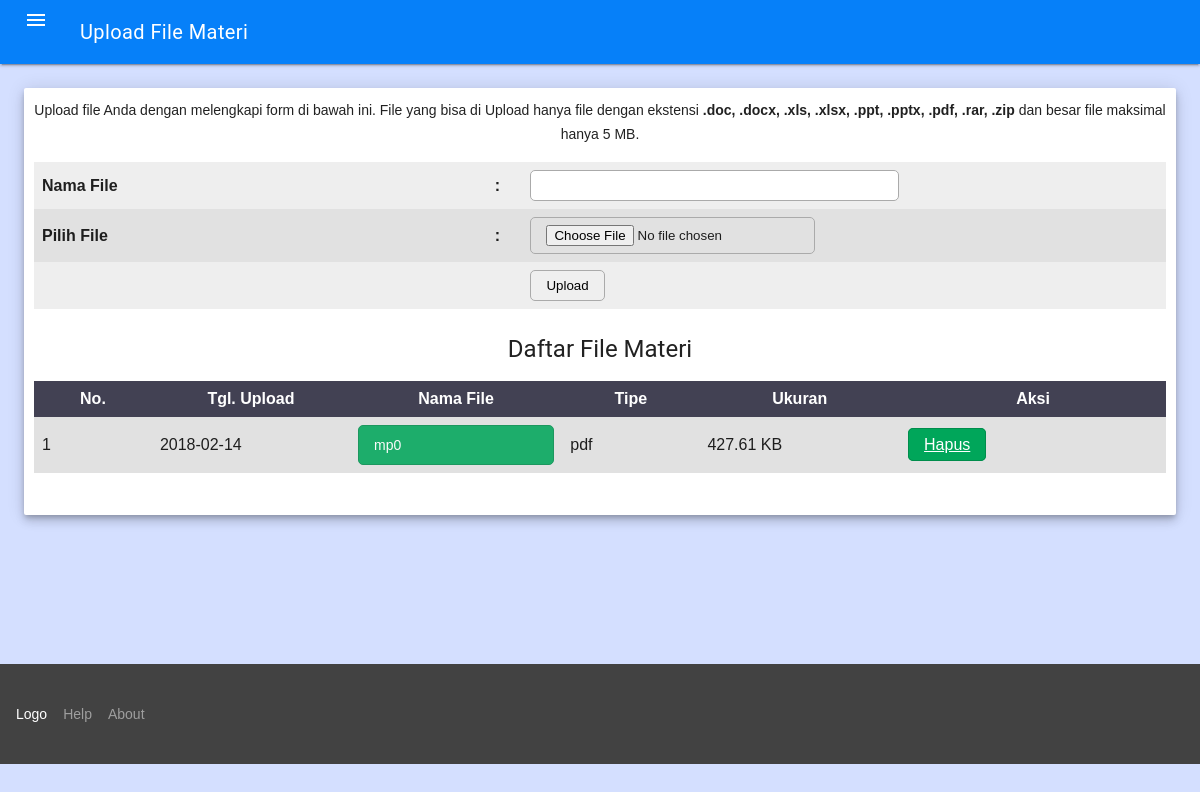
/upload_materi.php (signed in), run on the app's committed database.
### tables this page shows
CREATE TABLE `download` (
  `id` int(11) NOT NULL,
  `tanggal_upload` date NOT NULL,
  `nama_file` varchar(100) NOT NULL,
  `tipe_file` varchar(10) NOT NULL,
  `ukuran_file` varchar(20) NOT NULL,
  `file` varchar(255) NOT NULL
);

### config.php (called while the page is built)
<?php
function formatBytes($bytes, $precision = 2) {
    $units = array('B', 'KB', 'MB', 'GB', 'TB');
    $bytes = max($bytes, 0);
    $pow = floor(($bytes ? log($bytes) : 0) / log(1024));
    $pow = min($pow, count($units) - 1);
    $bytes /= pow(1024, $pow);
    return round($bytes, $precision) . ' ' . $units[$pow];
}
?>

### upload_materi.php (the view, shortened to what this page needs)
<!DOCTYPE html PUBLIC "-//W3C//DTD XHTML 1.0 Transitional//EN" "http://www.w3.org/TR/xhtml1/DTD/xhtml1-transitional.dtd">
<?php
include('config.php');
?>
<html xmlns="http://www.w3.org/1999/xhtml">
<head>
	<link rel="stylesheet" href="https://code.getmdl.io/1.2.1/material.indigo-pink.min.css">
	<link rel="stylesheet" type="text/css" href="material.min.css"/>
	<link rel="stylesheet" type="text/css" href="css/style.css">
	<link rel="stylesheet" type="text/css" href="css/slide.css">
</head>
<body bgcolor="#D4DFFF">
	<div class="mdl-layout mdl-js-layout mdl-layout--fixed-header">
		<header class="mdl-layout__header" style="background-color:#0680F9">
			<div class="mdl-layout__header-row">
				<span class="mdl-layout-title">Upload File Materi</span>
			</div>
		</header>
		<main class="mdl-layout__content" style="height:wrap">
			<div class="page-content" style="min-height: 75vh">
				<div class="mdl-grid">
					<div class="mdl-cell mdl-cell--12-col"><div class="demo-updates mdl-card mdl-shadow--6dp mdl-cell mdl-cell--4-col mdl-cell--4-col-tablet mdl-cell--12-col-desktop">
						<div style="margin:10px">
							<center>
								<p>Upload file Anda dengan melengkapi form di bawah ini. File yang bisa di Upload hanya file dengan ekstensi <b>.doc, .docx, .xls, .xlsx, .ppt, .pptx, .pdf, .rar, .zip</b> dan besar file maksimal hanya 5 MB.</p>
							</center>
							<p>
								<form action="" method="post" enctype="multipart/form-data">
									<table width="100%" align="center" border="0" bgcolor="#eee" cellpadding="2" cellspacing="0">
										<tr>
											<td width="40%" align="right"><b>Nama File</b></td><td><b>:</b></td><td><input type="text" name="nama" size="40" required /></td>
										</tr>
										<tr>
											<td width="40%" align="right"><b>Pilih File</b></td><td><b>:</b></td><td><input type="file" name="file" required /></td>
										</tr>
										<tr>
											<td>&nbsp;</td><td>&nbsp;</td><td><input type="submit" name="upload" value="Upload" /></td>
										</tr>
									</table>
								</form>
							</p>
							<h4 align="center">Daftar File Materi</h4>
							<p>
								<table class="table" width="100%" cellpadding="3" cellspacing="0">
									<tr>
										<th width="5">No.</th>
										<th width="20">Tgl. Upload</th>
										<th width="30">Nama File</th>
										<th width="20">Tipe</th>
										<th width="20">Ukuran</th>
										<th width="10">Aksi</th>
									</tr>
									<?php
									$sql = mysql_query("SELECT * FROM download ORDER BY id DESC");
									if(mysql_num_rows($sql) > 0){
										$no = 1;
										while($data = mysql_fetch_assoc($sql)){
											?>
											<tr>
												<td><?php echo $no;?></td>
												<td><?php echo $data['tanggal_upload'];?></td>
												<td><a class="mdl-navigation__link" href="<?php echo $data['file'];?>"><div id="btn-submit"><?php echo $data['nama_file'];?></div></a></td>
												<td><?php echo $data['tipe_file'];?></td>
												<td><?php echo formatBytes($data['ukuran_file']);?></td>
												<td>
													<a id="btn-submit" href="delete_file.php?id=<?php echo $data['id']; ?>&nama_file=<?php echo $data['nama_file']; ?>&tipe_file=<?php echo $data['tipe_file']; ?> " onclick="return klikHapus();">Hapus</a>
												</td>
											</tr>
											<?php $no++; } ?>
											<?php } else { ?>
											<tr bgcolor="#fff">
												<td colspan="6"><p align="center">Tidak ada data!</p></td>
											</tr>
											<?php } ?>
										</table>
									</p>
								</div>
							</div>
						</div>
					</div>
				</div>
				<div style="height: wrap">
					<footer class="mdl-mini-footer">
						<div class="mdl-mini-footer--center-section">
							<div align="center" class="mdl-logo">Logo</div>
							<ul class="mdl-mini-footer--link-list">
								<li><a href="#">Help</a></li>
								<li><a href="#">About</a></li>
							</ul>
						</div>
					</footer>
				</div>
			</main>
		</div>
	</body>
	</html>

### css/style.css (style rules this page uses)
* { box-sizing: border-box; }
html, body { margin: 0; font-family: Arial; }
#btn-submit { padding: 7px 15px; background: #00a65a; border-radius: 5px; border: 1px solid #008d4c; color: #fff; }
table { border-collapse: collapse; }
td { text-align: left; padding: 8px; }
tr:nth-child(even) { background-color: rgb(225,225,225); }
th { text-align: center; padding: 8px; background-color: #424153; color: white; }
form input { display: inline-block; overflow: hidden; padding: 7px 15px; border-radius: 5px; border: 1px solid #aaa; }
footer { text-align: center; background: #4256f4; color: white; }

### css/slide.css (style rules this page uses)
* { box-sizing:border-box }

### data on the page
download: tanggal_upload "2018-02-14", nama_file "mp0", tipe_file "pdf", ukuran_file "427.61 KB"
